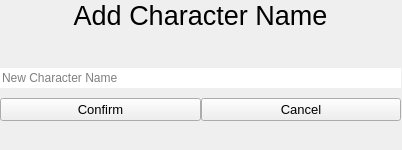
<?xml version="1.0" encoding="UTF-8"?>
<ui version="4.0">
 <class>CharacterCreation</class>
 <widget class="QFrame" name="CharacterCreation">
  <property name="geometry">
   <rect>
    <x>0</x>
    <y>0</y>
    <width>402</width>
    <height>150</height>
   </rect>
  </property>
  <property name="sizePolicy">
   <sizepolicy hsizetype="Expanding" vsizetype="Preferred">
    <horstretch>0</horstretch>
    <verstretch>0</verstretch>
   </sizepolicy>
  </property>
  <property name="minimumSize">
   <size>
    <width>402</width>
    <height>150</height>
   </size>
  </property>
  <property name="maximumSize">
   <size>
    <width>402</width>
    <height>150</height>
   </size>
  </property>
  <property name="windowTitle">
   <string>Character Creation Window</string>
  </property>
  <widget class="QWidget" name="verticalLayoutWidget">
   <property name="geometry">
    <rect>
     <x>0</x>
     <y>0</y>
     <width>401</width>
     <height>126</height>
    </rect>
   </property>
   <layout class="QVBoxLayout" name="verticalLayout">
    <property name="spacing">
     <number>0</number>
    </property>
    <property name="sizeConstraint">
     <enum>QLayout::SizeConstraint::SetDefaultConstraint</enum>
    </property>
    <item>
     <widget class="QLabel" name="AddCharacterText">
      <property name="font">
       <font>
        <pointsize>20</pointsize>
       </font>
      </property>
      <property name="text">
       <string>Add Character Name</string>
      </property>
      <property name="alignment">
       <set>Qt::AlignmentFlag::AlignHCenter|Qt::AlignmentFlag::AlignTop</set>
      </property>
     </widget>
    </item>
    <item>
     <layout class="QVBoxLayout" name="verticalLayout_2">
      <item>
       <widget class="QLineEdit" name="NameTextBox">
        <property name="frame">
         <bool>false</bool>
        </property>
        <property name="placeholderText">
         <string>New Character Name</string>
        </property>
       </widget>
      </item>
      <item>
       <spacer name="horizontalSpacer">
        <property name="orientation">
         <enum>Qt::Orientation::Horizontal</enum>
        </property>
        <property name="sizeType">
         <enum>QSizePolicy::Policy::Minimum</enum>
        </property>
        <property name="sizeHint" stdset="0">
         <size>
          <width>40</width>
          <height>5</height>
         </size>
        </property>
       </spacer>
      </item>
      <item>
       <layout class="QHBoxLayout" name="horizontalLayout">
        <item>
         <widget class="QPushButton" name="ConfirmButton">
          <property name="font">
           <font>
            <pointsize>10</pointsize>
           </font>
          </property>
          <property name="text">
           <string>Confirm</string>
          </property>
         </widget>
        </item>
        <item>
         <widget class="QPushButton" name="CancelButton">
          <property name="font">
           <font>
            <pointsize>10</pointsize>
           </font>
          </property>
          <property name="text">
           <string>Cancel</string>
          </property>
         </widget>
        </item>
       </layout>
      </item>
     </layout>
    </item>
   </layout>
  </widget>
 </widget>
 <resources/>
 <connections/>
</ui>
